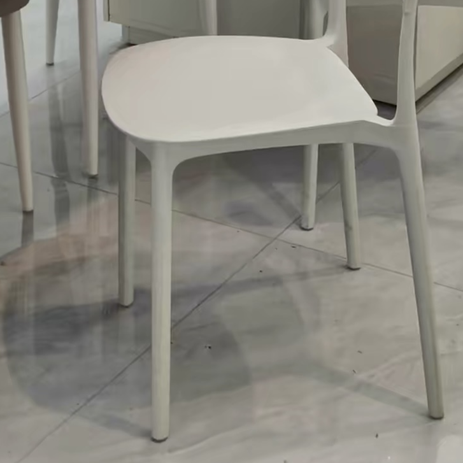
#> input picture chair/image.png, 463 x 463 px, shrunk from 727 x 727 before the run, given in place of bus.jpg, which was not available
$ python visualize_samepic_boxes.py
#> lines starting #> are read from the running program, lines starting #| are printed output that depends on the picture
from pathlib import Path

from PIL import Image, ImageDraw


image_path = Path(r"D:\anaconda\envs\yoloe26\lib\site-packages\ultralytics\assets\bus.jpg")
output_path = Path(r"D:\Desktop\codeshixi\bus_prompt_boxes.jpg")

# The same boxes used in samepic_visual.py
bboxes = [
    [221.52, 405.8, 344.98, 857.54],
    [120.0, 425.0, 160.0, 445.0],
]
labels = ["cls=0", "cls=1"]
colors = ["red", "lime"]


image = Image.open(image_path).convert("RGB")
#> image is the input picture: PIL image 463x463 RGB; mean R, G, B 138.6, 136.4, 128.4
draw = ImageDraw.Draw(image)

for bbox, label, color in zip(bboxes, labels, colors):
    x1, y1, x2, y2 = bbox
    draw.rectangle((x1, y1, x2, y2), outline=color, width=4)
    text_box = (x1, max(0, y1 - 22), x1 + 70, y1)
    draw.rectangle(text_box, fill=color)
    draw.text((x1 + 4, max(0, y1 - 20)), label, fill="black")

image.save(output_path, quality=95)
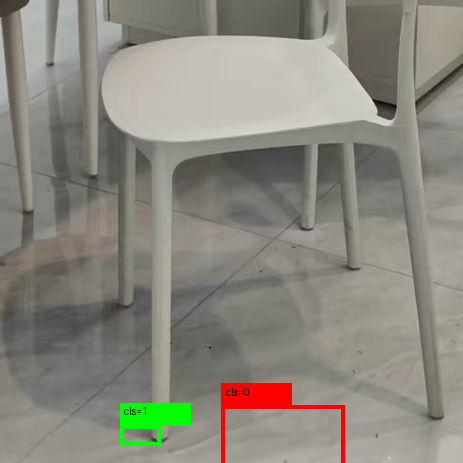
#> saved as bus_prompt_boxes.jpg: PIL image 463x463 RGB; mean R, G, B 138.5, 135.8, 125.7
image.show()
print(f"Saved visualization to: {output_path}")

$ run again, on chair/chair1.jpg
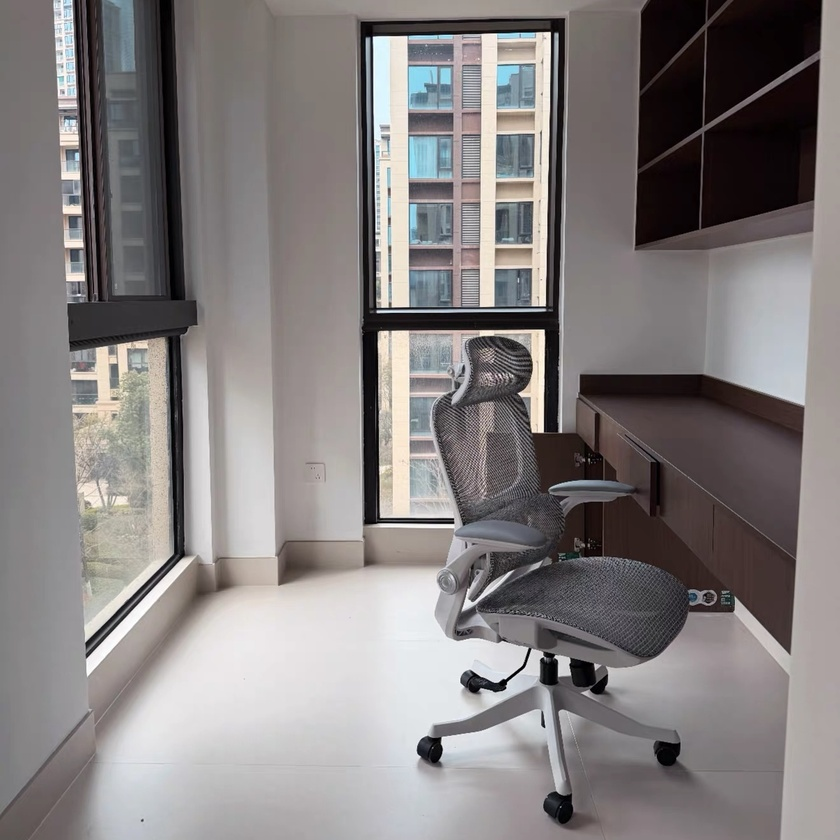
#> input picture chair/chair1.jpg, 840 x 840 px, shrunk from 1320 x 1320 before the run, given in place of bus.jpg, which was not available
#> image is the input picture: PIL image 840x840 RGB; mean R, G, B 132.1, 127.4, 127.3
#> `image.save(output_path, quality=95)`:
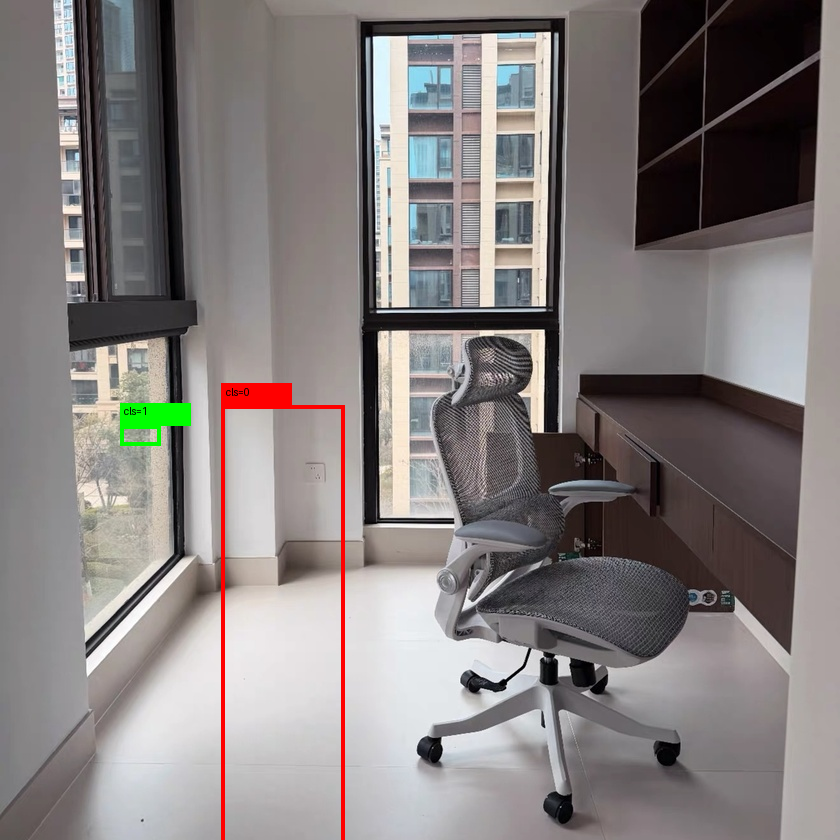
#> saved as bus_prompt_boxes.jpg: PIL image 840x840 RGB; mean R, G, B 132.2, 126.3, 125.5
